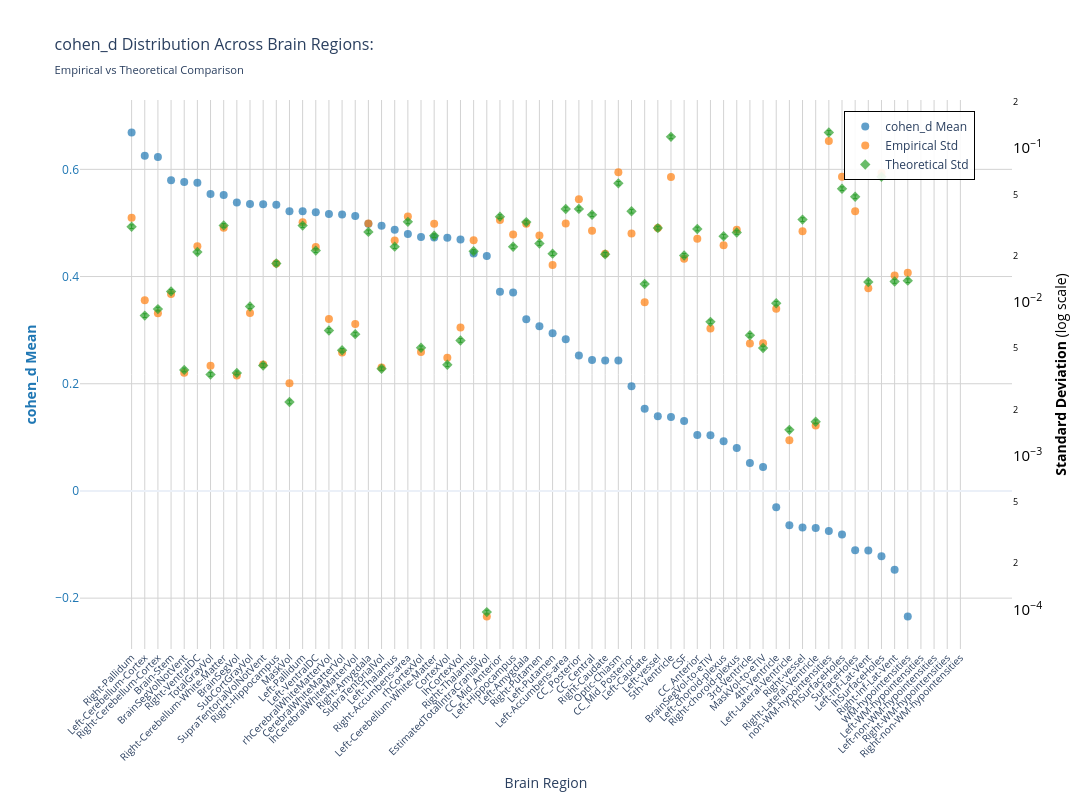
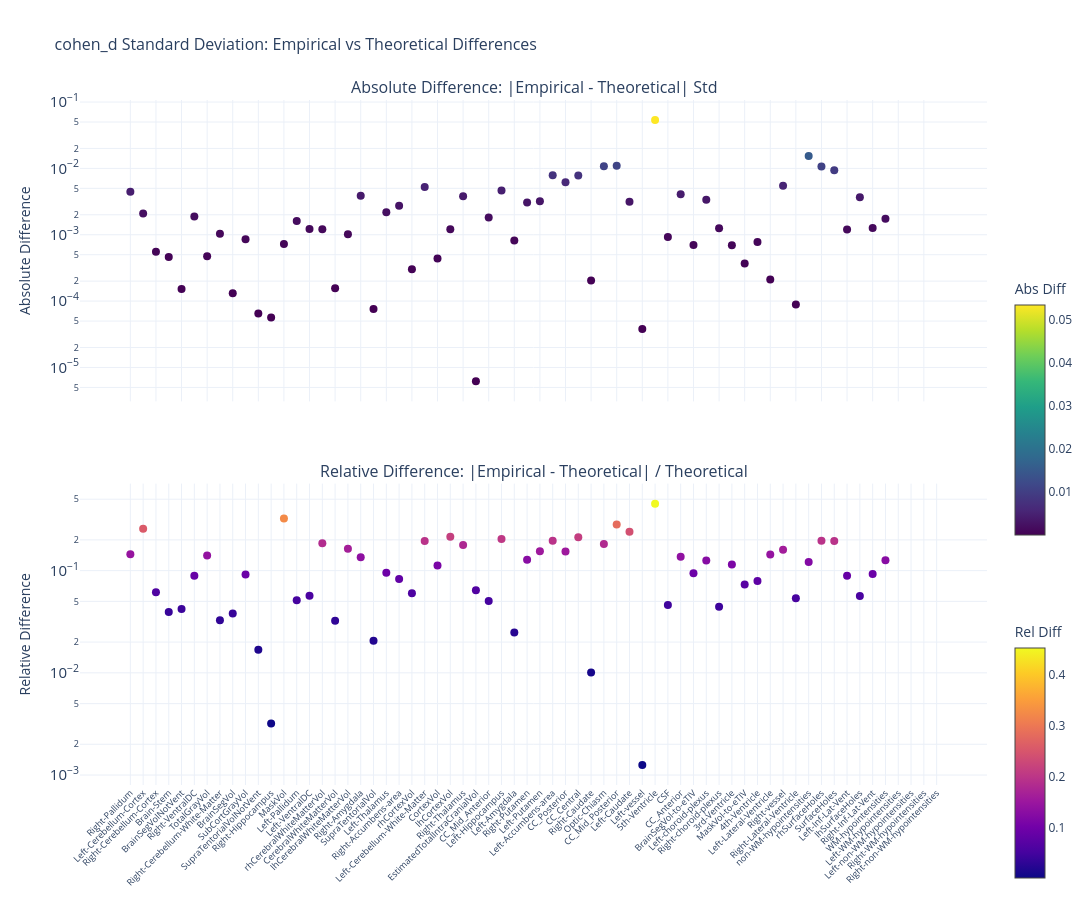

These figures' notebook cell, in order:
### Markdown cell above
### p-value

### Code cell
nu_nav = df_npvr[(df_npvr["timepoint"] == "baseline") & (df_npvr["group"] == "HC-PD")]
data_path = stats_dir / f"cohen_d_baseline_{METRIC}.parquet"
df, stats = get_test_stats(
    data_path, stat_functions_F, nu_nav, hemisphere=False, study="baseline"
)
show_figure(
    stats, hemisphere=False, stat_name="cohen_d", study="baseline", metric=METRIC
)

### Figure 1 — Plotly figure (JSON) as saved in the notebook; plotly's stock layout.template omitted (floating-point values rounded to 4 significant figures)
{"data": [{"hovertemplate": "<b>%{x}</b><br>Mean cohen_d: %{y:.2f}<br><extra></extra>", "marker": {"color": "#1f77b4", "opacity": 0.7, "size": 8}, "mode": "markers", "name": "cohen_d Mean", "type": "scatter", "x": ["Right-Pallidum", "Left-Cerebellum-Cortex", "Right-Cerebellum-Cortex", "Brain-Stem", "BrainSegVolNotVent", "Right-VentralDC", "TotalGrayVol", "Right-Cerebellum-White-Matter", "BrainSegVol", "SubCortGrayVol", "SupraTentorialVolNotVent", "Right-Hippocampus", "MaskVol", "Left-Pallidum", "Left-VentralDC", "rhCerebralWhiteMatterVol", "CerebralWhiteMatterVol", "lhCerebralWhiteMatterVol", "Right-Amygdala", "SupraTentorialVol", "Left-Thalamus", "Right-Accumbens-area", "rhCortexVol", "Left-Cerebellum-White-Matter", "CortexVol", "lhCortexVol", "Right-Thalamus", "EstimatedTotalIntraCranialVol", "CC_Mid_Anterior", "Left-Hippocampus", "Left-Amygdala", "Right-Putamen", "Left-Putamen", "Left-Accumbens-area", "CC_Posterior", "CC_Central", "Right-Caudate", "Optic-Chiasm", "CC_Mid_Posterior", "Left-Caudate", "Left-vessel", "5th-Ventricle", "CSF", "CC_Anterior", "BrainSegVol-to-eTIV", "Left-choroid-plexus", "Right-choroid-plexus", "3rd-Ventricle", "MaskVol-to-eTIV", "4th-Ventricle", "Left-Lateral-Ventricle", "Right-vessel", "Right-Lateral-Ventricle", "non-WM-hypointensities", "rhSurfaceHoles", "SurfaceHoles", "Left-Inf-Lat-Vent", "lhSurfaceHoles", "Right-Inf-Lat-Vent", "WM-hypointensities", "Left-WM-hypointensities", "Left-non-WM-hypointensities", "Right-WM-hypointensities", "Right-non-WM-hypointensities"], "y": [0.6688, 0.6255, 0.6229, 0.5795, 0.5763, 0.575, 0.5539, 0.5522, 0.5381, 0.5355, 0.5347, 0.5341, 0.5219, 0.5216, 0.52, 0.5168, 0.5157, 0.513, 0.4986, 0.4947, 0.4871, 0.4793, 0.4738, 0.4729, 0.4724, 0.469, 0.4428, 0.4382, 0.3715, 0.3704, 0.3201, 0.3073, 0.2943, 0.2831, 0.2525, 0.2441, 0.2435, 0.2432, 0.1954, 0.1534, 0.1392, 0.1381, 0.1307, 0.1046, 0.1038, 0.09292, 0.0802, 0.05208, 0.04459, -0.03056, -0.0642, -0.06833, -0.06917, -0.07486, -0.08137, -0.1107, -0.1113, -0.1217, -0.1471, -0.2344, NaN, NaN, NaN, NaN], "yaxis": "y"}, {"hovertemplate": "<b>%{x}</b><br>Empirical Std: %{y:.3f}<br><extra></extra>", "marker": {"color": "#ff7f0e", "opacity": 0.7, "size": 8, "symbol": "circle"}, "mode": "markers", "name": "Empirical Std", "type": "scatter", "x": ["Right-Pallidum", "Left-Cerebellum-Cortex", "Right-Cerebellum-Cortex", "Brain-Stem", "BrainSegVolNotVent", "Right-VentralDC", "TotalGrayVol", "Right-Cerebellum-White-Matter", "BrainSegVol", "SubCortGrayVol", "SupraTentorialVolNotVent", "Right-Hippocampus", "MaskVol", "Left-Pallidum", "Left-VentralDC", "rhCerebralWhiteMatterVol", "CerebralWhiteMatterVol", "lhCerebralWhiteMatterVol", "Right-Amygdala", "SupraTentorialVol", "Left-Thalamus", "Right-Accumbens-area", "rhCortexVol", "Left-Cerebellum-White-Matter", "CortexVol", "lhCortexVol", "Right-Thalamus", "EstimatedTotalIntraCranialVol", "CC_Mid_Anterior", "Left-Hippocampus", "Left-Amygdala", "Right-Putamen", "Left-Putamen", "Left-Accumbens-area", "CC_Posterior", "CC_Central", "Right-Caudate", "Optic-Chiasm", "CC_Mid_Posterior", "Left-Caudate", "Left-vessel", "5th-Ventricle", "CSF", "CC_Anterior", "BrainSegVol-to-eTIV", "Left-choroid-plexus", "Right-choroid-plexus", "3rd-Ventricle", "MaskVol-to-eTIV", "4th-Ventricle", "Left-Lateral-Ventricle", "Right-vessel", "Right-Lateral-Ventricle", "non-WM-hypointensities", "rhSurfaceHoles", "SurfaceHoles", "Left-Inf-Lat-Vent", "lhSurfaceHoles", "Right-Inf-Lat-Vent", "WM-hypointensities", "Left-WM-hypointensities", "Left-non-WM-hypointensities", "Right-WM-hypointensities", "Right-non-WM-hypointensities"], "y": [0.0353, 0.01024, 0.008434, 0.01125, 0.003462, 0.02299, 0.003851, 0.03041, 0.003327, 0.008474, 0.003926, 0.01775, 0.002963, 0.03297, 0.02279, 0.007733, 0.004693, 0.007189, 0.03239, 0.003753, 0.02507, 0.03591, 0.00473, 0.03223, 0.004344, 0.006826, 0.02514, 9.012e-05, 0.03403, 0.02748, 0.03222, 0.02704, 0.01741, 0.03236, 0.04646, 0.02907, 0.0206, 0.0698, 0.02786, 0.009936, 0.03023, 0.06485, 0.01912, 0.02574, 0.006724, 0.02338, 0.0295, 0.005374, 0.005382, 0.009032, 0.001262, 0.0288, 0.001574, 0.1111, 0.06512, 0.03888, 0.01228, 0.06881, 0.01485, 0.01549, NaN, NaN, NaN, NaN], "yaxis": "y2"}, {"error_y": {"array": [0.0008641, 0.0002283, 0.0002518, 0.0003281, 0.0001013, 0.0005915, 9.459e-05, 0.000881, 9.69e-05, 0.0002614, 0.0001082, 0.0004989, 6.272e-05, 0.0008787, 0.0006043, 0.0001829, 0.0001359, 0.0001731, 0.0007995, 0.000103, 0.0006411, 0.0009293, 0.000141, 0.0007555, 0.0001094, 0.0001574, 0.0005981, 2.698e-06, 0.001004, 0.0006395, 0.0009257, 0.0006718, 0.0005773, 0.001127, 0.001128, 0.001034, 0.0005713, 0.001654, 0.001089, 0.0003665, 0.000846, 0.003316, 0.0005618, 0.0008355, 0.000208, 0.0007492, 0.0007916, 0.00017, 0.0001405, 0.0002748, 4.131e-05, 0.0009606, 4.659e-05, 0.003542, 0.001526, 0.001353, 0.0003778, 0.001825, 0.0003807, 0.0003852, NaN, NaN, NaN, NaN], "arrayminus": [0.0008402, 0.000222, 0.0002448, 0.000319, 9.848e-05, 0.0005751, 9.197e-05, 0.0008566, 9.421e-05, 0.0002542, 0.0001052, 0.0004851, 6.098e-05, 0.0008544, 0.0005876, 0.0001778, 0.0001321, 0.0001683, 0.0007773, 0.0001002, 0.0006234, 0.0009035, 0.0001371, 0.0007345, 0.0001064, 0.000153, 0.0005815, 2.623e-06, 0.0009764, 0.0006218, 0.0009001, 0.0006532, 0.0005613, 0.001096, 0.001097, 0.001005, 0.0005555, 0.001608, 0.001059, 0.0003563, 0.0008225, 0.003224, 0.0005462, 0.0008124, 0.0002022, 0.0007284, 0.0007696, 0.0001653, 0.0001366, 0.0002672, 4.016e-05, 0.000934, 4.53e-05, 0.003444, 0.001484, 0.001315, 0.0003673, 0.001774, 0.0003702, 0.0003745, NaN, NaN, NaN, NaN], "color": "#2ca02c", "thickness": 1, "type": "data", "visible": true, "width": 2}, "hovertemplate": "<b>%{x}</b><br>Theoretical Std: %{y:.3f}<br><extra></extra>", "marker": {"color": "#2ca02c", "opacity": 0.7, "size": 8, "symbol": "diamond"}, "mode": "markers", "name": "Theoretical Std", "type": "scatter", "x": ["Right-Pallidum", "Left-Cerebellum-Cortex", "Right-Cerebellum-Cortex", "Brain-Stem", "BrainSegVolNotVent", "Right-VentralDC", "TotalGrayVol", "Right-Cerebellum-White-Matter", "BrainSegVol", "SubCortGrayVol", "SupraTentorialVolNotVent", "Right-Hippocampus", "MaskVol", "Left-Pallidum", "Left-VentralDC", "rhCerebralWhiteMatterVol", "CerebralWhiteMatterVol", "lhCerebralWhiteMatterVol", "Right-Amygdala", "SupraTentorialVol", "Left-Thalamus", "Right-Accumbens-area", "rhCortexVol", "Left-Cerebellum-White-Matter", "CortexVol", "lhCortexVol", "Right-Thalamus", "EstimatedTotalIntraCranialVol", "CC_Mid_Anterior", "Left-Hippocampus", "Left-Amygdala", "Right-Putamen", "Left-Putamen", "Left-Accumbens-area", "CC_Posterior", "CC_Central", "Right-Caudate", "Optic-Chiasm", "CC_Mid_Posterior", "Left-Caudate", "Left-vessel", "5th-Ventricle", "CSF", "CC_Anterior", "BrainSegVol-to-eTIV", "Left-choroid-plexus", "Right-choroid-plexus", "3rd-Ventricle", "MaskVol-to-eTIV", "4th-Ventricle", "Left-Lateral-Ventricle", "Right-vessel", "Right-Lateral-Ventricle", "non-WM-hypointensities", "rhSurfaceHoles", "SurfaceHoles", "Left-Inf-Lat-Vent", "lhSurfaceHoles", "Right-Inf-Lat-Vent", "WM-hypointensities", "Left-WM-hypointensities", "Left-non-WM-hypointensities", "Right-WM-hypointensities", "Right-non-WM-hypointensities"], "y": [0.03084, 0.00815, 0.008987, 0.01171, 0.003615, 0.02111, 0.003376, 0.03144, 0.003458, 0.00933, 0.003861, 0.01781, 0.002238, 0.03136, 0.02157, 0.006527, 0.00485, 0.006177, 0.02853, 0.003677, 0.02288, 0.03317, 0.005033, 0.02696, 0.003905, 0.005618, 0.02135, 9.63e-05, 0.03584, 0.02282, 0.03304, 0.02398, 0.02061, 0.04023, 0.04026, 0.03689, 0.02039, 0.05903, 0.03886, 0.01308, 0.03019, 0.1183, 0.02005, 0.02982, 0.007424, 0.02674, 0.02825, 0.006069, 0.005015, 0.009807, 0.001474, 0.03429, 0.001663, 0.1264, 0.05447, 0.04827, 0.01348, 0.06514, 0.01359, 0.01375, NaN, NaN, NaN, NaN], "yaxis": "y2"}], "layout": {"height": 800, "hovermode": "x", "legend": {"bgcolor": "rgba(255, 255, 255, 0.9)", "bordercolor": "black", "borderwidth": 1, "font": {"size": 12}, "orientation": "v", "x": 0.82, "y": 0.98}, "title": {"font": {"size": 16}, "text": "cohen_d Distribution Across Brain Regions:<br><sub>Empirical vs Theoretical Comparison</sub>"}, "width": 1400, "xaxis": {"gridcolor": "lightgray", "showgrid": true, "tickangle": -45, "tickfont": {"size": 10}, "title": {"text": "Brain Region"}}, "yaxis": {"gridcolor": "lightgray", "showgrid": true, "side": "left", "tickfont": {"color": "#1f77b4"}, "title": {"font": {"color": "#1f77b4"}, "text": "<b>cohen_d Mean</b>"}}, "yaxis2": {"exponentformat": "power", "overlaying": "y", "showgrid": false, "side": "right", "tickfont": {"color": "black"}, "title": {"font": {"color": "black"}, "text": "<b>Standard Deviation</b> (log scale)"}, "type": "log"}}}

### Figure 2 — Plotly figure (JSON) as saved in the notebook; plotly's stock layout.template omitted (floating-point values rounded to 4 significant figures)
{"data": [{"hovertemplate": "<b>%{x}</b><br>Abs Diff: %{y:.4f}<br><extra></extra>", "marker": {"color": [0.004457, 0.00209, 0.0005532, 0.0004599, 0.0001526, 0.001877, 0.0004747, 0.001031, 0.0001316, 0.0008564, 6.482e-05, 5.682e-05, 0.0007245, 0.001606, 0.001223, 0.001206, 0.0001567, 0.001013, 0.003857, 7.582e-05, 0.002186, 0.002744, 0.0003023, 0.005261, 0.0004385, 0.001208, 0.003795, 6.176e-06, 0.001812, 0.004651, 0.0008205, 0.003066, 0.003194, 0.007875, 0.0062, 0.007817, 0.0002051, 0.01077, 0.011, 0.003146, 3.792e-05, 0.05349, 0.0009267, 0.004077, 0.0007001, 0.003361, 0.00125, 0.000695, 0.0003675, 0.0007753, 0.0002118, 0.005484, 8.918e-05, 0.01534, 0.01065, 0.009398, 0.001205, 0.003671, 0.001261, 0.001741, NaN, NaN, NaN, NaN], "colorbar": {"len": 0.4, "title": {"text": "Abs Diff"}, "y": 0.75, "yanchor": "top"}, "colorscale": [[0, "#440154"], [0.1111, "#482878"], [0.2222, "#3e4989"], [0.3333, "#31688e"], [0.4444, "#26828e"], [0.5556, "#1f9e89"], [0.6667, "#35b779"], [0.7778, "#6ece58"], [0.8889, "#b5de2b"], [1, "#fde725"]], "showscale": true, "size": 8}, "mode": "markers", "name": "Absolute", "type": "scatter", "x": ["Right-Pallidum", "Left-Cerebellum-Cortex", "Right-Cerebellum-Cortex", "Brain-Stem", "BrainSegVolNotVent", "Right-VentralDC", "TotalGrayVol", "Right-Cerebellum-White-Matter", "BrainSegVol", "SubCortGrayVol", "SupraTentorialVolNotVent", "Right-Hippocampus", "MaskVol", "Left-Pallidum", "Left-VentralDC", "rhCerebralWhiteMatterVol", "CerebralWhiteMatterVol", "lhCerebralWhiteMatterVol", "Right-Amygdala", "SupraTentorialVol", "Left-Thalamus", "Right-Accumbens-area", "rhCortexVol", "Left-Cerebellum-White-Matter", "CortexVol", "lhCortexVol", "Right-Thalamus", "EstimatedTotalIntraCranialVol", "CC_Mid_Anterior", "Left-Hippocampus", "Left-Amygdala", "Right-Putamen", "Left-Putamen", "Left-Accumbens-area", "CC_Posterior", "CC_Central", "Right-Caudate", "Optic-Chiasm", "CC_Mid_Posterior", "Left-Caudate", "Left-vessel", "5th-Ventricle", "CSF", "CC_Anterior", "BrainSegVol-to-eTIV", "Left-choroid-plexus", "Right-choroid-plexus", "3rd-Ventricle", "MaskVol-to-eTIV", "4th-Ventricle", "Left-Lateral-Ventricle", "Right-vessel", "Right-Lateral-Ventricle", "non-WM-hypointensities", "rhSurfaceHoles", "SurfaceHoles", "Left-Inf-Lat-Vent", "lhSurfaceHoles", "Right-Inf-Lat-Vent", "WM-hypointensities", "Left-WM-hypointensities", "Left-non-WM-hypointensities", "Right-WM-hypointensities", "Right-non-WM-hypointensities"], "xaxis": "x", "y": [0.004457, 0.00209, 0.0005532, 0.0004599, 0.0001526, 0.001877, 0.0004747, 0.001031, 0.0001316, 0.0008564, 6.482e-05, 5.682e-05, 0.0007245, 0.001606, 0.001223, 0.001206, 0.0001567, 0.001013, 0.003857, 7.582e-05, 0.002186, 0.002744, 0.0003023, 0.005261, 0.0004385, 0.001208, 0.003795, 6.176e-06, 0.001812, 0.004651, 0.0008205, 0.003066, 0.003194, 0.007875, 0.0062, 0.007817, 0.0002051, 0.01077, 0.011, 0.003146, 3.792e-05, 0.05349, 0.0009267, 0.004077, 0.0007001, 0.003361, 0.00125, 0.000695, 0.0003675, 0.0007753, 0.0002118, 0.005484, 8.918e-05, 0.01534, 0.01065, 0.009398, 0.001205, 0.003671, 0.001261, 0.001741, NaN, NaN, NaN, NaN], "yaxis": "y"}, {"hovertemplate": "<b>%{x}</b><br>Rel Diff: %{y:.2%}<br><extra></extra>", "marker": {"color": [0.1445, 0.2564, 0.06155, 0.03928, 0.0422, 0.08891, 0.1406, 0.03278, 0.03807, 0.09179, 0.01679, 0.003191, 0.3237, 0.05122, 0.05672, 0.1849, 0.03232, 0.164, 0.1352, 0.02062, 0.09553, 0.08272, 0.06006, 0.1951, 0.1123, 0.2151, 0.1778, 0.06413, 0.05055, 0.2038, 0.02483, 0.1279, 0.155, 0.1957, 0.154, 0.2119, 0.01006, 0.1824, 0.2831, 0.2405, 0.001256, 0.452, 0.04622, 0.1367, 0.0943, 0.1257, 0.04425, 0.1145, 0.07328, 0.07905, 0.1437, 0.1599, 0.05363, 0.1213, 0.1956, 0.1947, 0.08934, 0.05636, 0.09282, 0.1267, NaN, NaN, NaN, NaN], "colorbar": {"len": 0.4, "title": {"text": "Rel Diff"}, "y": 0.25, "yanchor": "top"}, "colorscale": [[0, "#0d0887"], [0.1111, "#46039f"], [0.2222, "#7201a8"], [0.3333, "#9c179e"], [0.4444, "#bd3786"], [0.5556, "#d8576b"], [0.6667, "#ed7953"], [0.7778, "#fb9f3a"], [0.8889, "#fdca26"], [1, "#f0f921"]], "showscale": true, "size": 8}, "mode": "markers", "name": "Relative", "type": "scatter", "x": ["Right-Pallidum", "Left-Cerebellum-Cortex", "Right-Cerebellum-Cortex", "Brain-Stem", "BrainSegVolNotVent", "Right-VentralDC", "TotalGrayVol", "Right-Cerebellum-White-Matter", "BrainSegVol", "SubCortGrayVol", "SupraTentorialVolNotVent", "Right-Hippocampus", "MaskVol", "Left-Pallidum", "Left-VentralDC", "rhCerebralWhiteMatterVol", "CerebralWhiteMatterVol", "lhCerebralWhiteMatterVol", "Right-Amygdala", "SupraTentorialVol", "Left-Thalamus", "Right-Accumbens-area", "rhCortexVol", "Left-Cerebellum-White-Matter", "CortexVol", "lhCortexVol", "Right-Thalamus", "EstimatedTotalIntraCranialVol", "CC_Mid_Anterior", "Left-Hippocampus", "Left-Amygdala", "Right-Putamen", "Left-Putamen", "Left-Accumbens-area", "CC_Posterior", "CC_Central", "Right-Caudate", "Optic-Chiasm", "CC_Mid_Posterior", "Left-Caudate", "Left-vessel", "5th-Ventricle", "CSF", "CC_Anterior", "BrainSegVol-to-eTIV", "Left-choroid-plexus", "Right-choroid-plexus", "3rd-Ventricle", "MaskVol-to-eTIV", "4th-Ventricle", "Left-Lateral-Ventricle", "Right-vessel", "Right-Lateral-Ventricle", "non-WM-hypointensities", "rhSurfaceHoles", "SurfaceHoles", "Left-Inf-Lat-Vent", "lhSurfaceHoles", "Right-Inf-Lat-Vent", "WM-hypointensities", "Left-WM-hypointensities", "Left-non-WM-hypointensities", "Right-WM-hypointensities", "Right-non-WM-hypointensities"], "xaxis": "x2", "y": [0.1445, 0.2564, 0.06155, 0.03928, 0.0422, 0.08891, 0.1406, 0.03278, 0.03807, 0.09179, 0.01679, 0.003191, 0.3237, 0.05122, 0.05672, 0.1849, 0.03232, 0.164, 0.1352, 0.02062, 0.09553, 0.08272, 0.06006, 0.1951, 0.1123, 0.2151, 0.1778, 0.06413, 0.05055, 0.2038, 0.02483, 0.1279, 0.155, 0.1957, 0.154, 0.2119, 0.01006, 0.1824, 0.2831, 0.2405, 0.001256, 0.452, 0.04622, 0.1367, 0.0943, 0.1257, 0.04425, 0.1145, 0.07328, 0.07905, 0.1437, 0.1599, 0.05363, 0.1213, 0.1956, 0.1947, 0.08934, 0.05636, 0.09282, 0.1267, NaN, NaN, NaN, NaN], "yaxis": "y2"}], "layout": {"annotations": [{"font": {"size": 16}, "showarrow": false, "text": "Absolute Difference: |Empirical - Theoretical| Std", "x": 0.5, "xanchor": "center", "xref": "paper", "y": 1, "yanchor": "bottom", "yref": "paper"}, {"font": {"size": 16}, "showarrow": false, "text": "Relative Difference: |Empirical - Theoretical| / Theoretical", "x": 0.5, "xanchor": "center", "xref": "paper", "y": 0.44, "yanchor": "bottom", "yref": "paper"}], "height": 900, "hovermode": "x unified", "showlegend": false, "title": {"font": {"size": 16}, "text": "cohen_d Standard Deviation: Empirical vs Theoretical Differences"}, "width": 1400, "xaxis": {"anchor": "y", "domain": [0, 1], "showticklabels": false}, "xaxis2": {"anchor": "y2", "domain": [0, 1], "tickangle": -45, "tickfont": {"size": 9}}, "yaxis": {"anchor": "x", "domain": [0.56, 1], "exponentformat": "power", "title": {"text": "Absolute Difference"}, "type": "log"}, "yaxis2": {"anchor": "x2", "domain": [0, 0.44], "exponentformat": "power", "title": {"text": "Relative Difference"}, "type": "log"}}}
